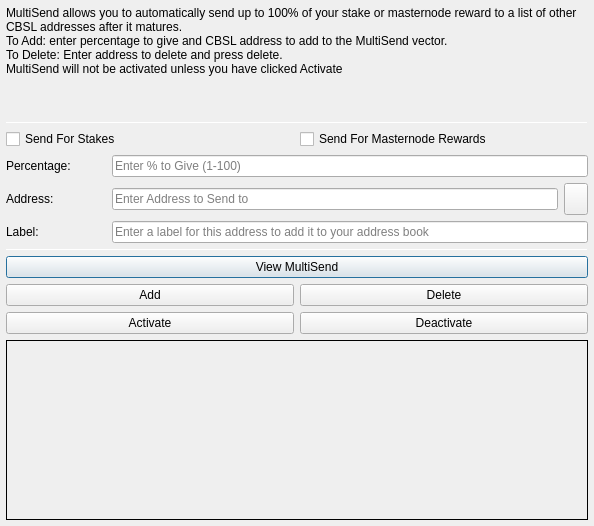
<?xml version="1.0" encoding="UTF-8"?>
<ui version="4.0">
 <class>MultiSendDialog</class>
 <widget class="QDialog" name="MultiSendDialog">
  <property name="windowModality">
   <enum>Qt::NonModal</enum>
  </property>
  <property name="geometry">
   <rect>
    <x>0</x>
    <y>0</y>
    <width>594</width>
    <height>526</height>
   </rect>
  </property>
  <property name="windowTitle">
   <string>MultiSend</string>
  </property>
  <layout class="QVBoxLayout" name="verticalLayout" stretch="0">
   <property name="leftMargin">
    <number>6</number>
   </property>
   <property name="topMargin">
    <number>6</number>
   </property>
   <property name="rightMargin">
    <number>6</number>
   </property>
   <property name="bottomMargin">
    <number>6</number>
   </property>
   <item>
    <layout class="QVBoxLayout" name="verticalLayout_Main" stretch="1,1,1,0,1,1,1">
     <item>
      <widget class="QLabel" name="label_2">
       <property name="lineWidth">
        <number>1</number>
       </property>
       <property name="text">
        <string>MultiSend allows you to automatically send up to 100% of your stake or masternode reward to a list of other CBSL addresses after it matures.
To Add: enter percentage to give and CBSL address to add to the MultiSend vector.
To Delete: Enter address to delete and press delete.
MultiSend will not be activated unless you have clicked Activate</string>
       </property>
       <property name="alignment">
        <set>Qt::AlignLeading|Qt::AlignLeft|Qt::AlignTop</set>
       </property>
       <property name="wordWrap">
        <bool>true</bool>
       </property>
      </widget>
     </item>
     <item>
      <widget class="Line" name="line">
       <property name="minimumSize">
        <size>
         <width>0</width>
         <height>1</height>
        </size>
       </property>
       <property name="maximumSize">
        <size>
         <width>16777215</width>
         <height>1</height>
        </size>
       </property>
       <property name="orientation">
        <enum>Qt::Horizontal</enum>
       </property>
      </widget>
     </item>
     <item>
      <layout class="QVBoxLayout" name="verticalLayout_Settings">
       <item>
        <layout class="QHBoxLayout" name="horizontalLayout">
         <item>
          <widget class="QCheckBox" name="multiSendStakeCheckBox">
           <property name="text">
            <string>Send For Stakes</string>
           </property>
          </widget>
         </item>
         <item>
          <widget class="QCheckBox" name="multiSendMasternodeCheckBox">
           <property name="text">
            <string>Send For Masternode Rewards</string>
           </property>
          </widget>
         </item>
        </layout>
       </item>
       <item>
        <layout class="QHBoxLayout" name="horizontalLayout_6">
         <item>
          <widget class="QLabel" name="label">
           <property name="minimumSize">
            <size>
             <width>100</width>
             <height>0</height>
            </size>
           </property>
           <property name="toolTip">
            <string>Percentage of stake to send</string>
           </property>
           <property name="text">
            <string>Percentage:</string>
           </property>
          </widget>
         </item>
         <item>
          <widget class="QLineEdit" name="multiSendPercentEdit">
           <property name="toolTip">
            <string>Enter whole numbers 1 - 100</string>
           </property>
           <property name="placeholderText">
            <string>Enter % to Give (1-100)</string>
           </property>
          </widget>
         </item>
        </layout>
       </item>
       <item>
        <layout class="QHBoxLayout" name="horizontalLayout_7">
         <item>
          <widget class="QLabel" name="label_5">
           <property name="minimumSize">
            <size>
             <width>100</width>
             <height>0</height>
            </size>
           </property>
           <property name="toolTip">
            <string>Address to send portion of stake to</string>
           </property>
           <property name="text">
            <string>Address:</string>
           </property>
          </widget>
         </item>
         <item>
          <widget class="QLineEdit" name="multiSendAddressEdit">
           <property name="toolTip">
            <string/>
           </property>
           <property name="placeholderText">
            <string>Enter Address to Send to</string>
           </property>
          </widget>
         </item>
         <item>
          <widget class="QToolButton" name="addressBookButton">
           <property name="maximumSize">
            <size>
             <width>16777215</width>
             <height>32</height>
            </size>
           </property>
           <property name="toolTip">
            <string>Choose an address from the address book</string>
           </property>
           <property name="text">
            <string/>
           </property>
           <property name="icon">
            <iconset resource="../cbslcoin.qrc">
             <normaloff>:/icons/address-book</normaloff>:/icons/address-book</iconset>
           </property>
           <property name="shortcut">
            <string>Alt+A</string>
           </property>
          </widget>
         </item>
        </layout>
       </item>
      </layout>
     </item>
     <item>
      <layout class="QHBoxLayout" name="horizontalLayout_3">
       <item>
        <widget class="QLabel" name="label_3">
         <property name="minimumSize">
          <size>
           <width>100</width>
           <height>0</height>
          </size>
         </property>
         <property name="text">
          <string>Label:</string>
         </property>
        </widget>
       </item>
       <item>
        <widget class="QLineEdit" name="labelAddressLabelEdit">
         <property name="placeholderText">
          <string>Enter a label for this address to add it to your address book</string>
         </property>
        </widget>
       </item>
      </layout>
     </item>
     <item>
      <widget class="Line" name="line_2">
       <property name="minimumSize">
        <size>
         <width>0</width>
         <height>1</height>
        </size>
       </property>
       <property name="maximumSize">
        <size>
         <width>16777215</width>
         <height>1</height>
        </size>
       </property>
       <property name="orientation">
        <enum>Qt::Horizontal</enum>
       </property>
      </widget>
     </item>
     <item>
      <layout class="QVBoxLayout" name="verticalLayout_Buttons">
       <item>
        <layout class="QHBoxLayout" name="horizontalLayout_4">
         <item>
          <widget class="QPushButton" name="viewButton">
           <property name="toolTip">
            <string/>
           </property>
           <property name="statusTip">
            <string>View MultiSend Vector</string>
           </property>
           <property name="text">
            <string>View MultiSend</string>
           </property>
          </widget>
         </item>
        </layout>
       </item>
       <item>
        <layout class="QHBoxLayout" name="horizontalLayout_2">
         <item>
          <widget class="QPushButton" name="addButton">
           <property name="toolTip">
            <string/>
           </property>
           <property name="statusTip">
            <string>Add to MultiSend Vector</string>
           </property>
           <property name="text">
            <string>Add</string>
           </property>
          </widget>
         </item>
         <item>
          <widget class="QPushButton" name="deleteButton">
           <property name="toolTip">
            <string/>
           </property>
           <property name="statusTip">
            <string>Delete Address From MultiSend Vector</string>
           </property>
           <property name="text">
            <string>Delete</string>
           </property>
          </widget>
         </item>
        </layout>
       </item>
       <item>
        <layout class="QHBoxLayout" name="horizontalLayout_5">
         <item>
          <widget class="QPushButton" name="activateButton">
           <property name="statusTip">
            <string>Activate MultiSend</string>
           </property>
           <property name="text">
            <string>Activate</string>
           </property>
          </widget>
         </item>
         <item>
          <widget class="QPushButton" name="disableButton">
           <property name="statusTip">
            <string>Deactivate MultiSend</string>
           </property>
           <property name="text">
            <string>Deactivate</string>
           </property>
          </widget>
         </item>
        </layout>
       </item>
      </layout>
     </item>
     <item>
      <widget class="QLabel" name="message">
       <property name="minimumSize">
        <size>
         <width>0</width>
         <height>180</height>
        </size>
       </property>
       <property name="frameShape">
        <enum>QFrame::Panel</enum>
       </property>
       <property name="frameShadow">
        <enum>QFrame::Plain</enum>
       </property>
       <property name="lineWidth">
        <number>1</number>
       </property>
       <property name="midLineWidth">
        <number>1</number>
       </property>
       <property name="text">
        <string/>
       </property>
       <property name="alignment">
        <set>Qt::AlignLeading|Qt::AlignLeft|Qt::AlignTop</set>
       </property>
       <property name="wordWrap">
        <bool>true</bool>
       </property>
      </widget>
     </item>
    </layout>
   </item>
  </layout>
 </widget>
 <resources>
  <include location="../cbslcoin.qrc"/>
 </resources>
 <connections/>
</ui>
